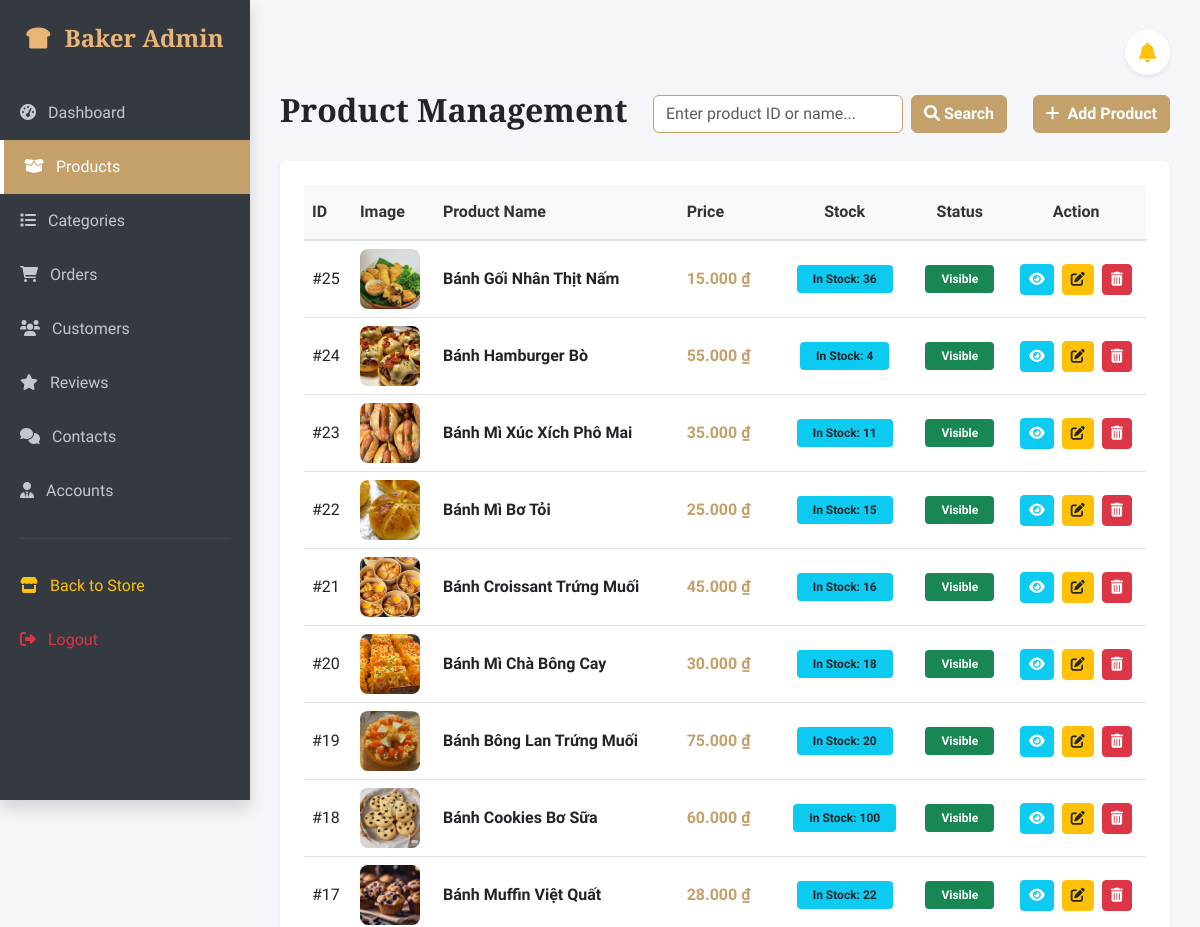
/admin/index.php?page=products (signed in, upper part), run on an earlier commit of the app's database.
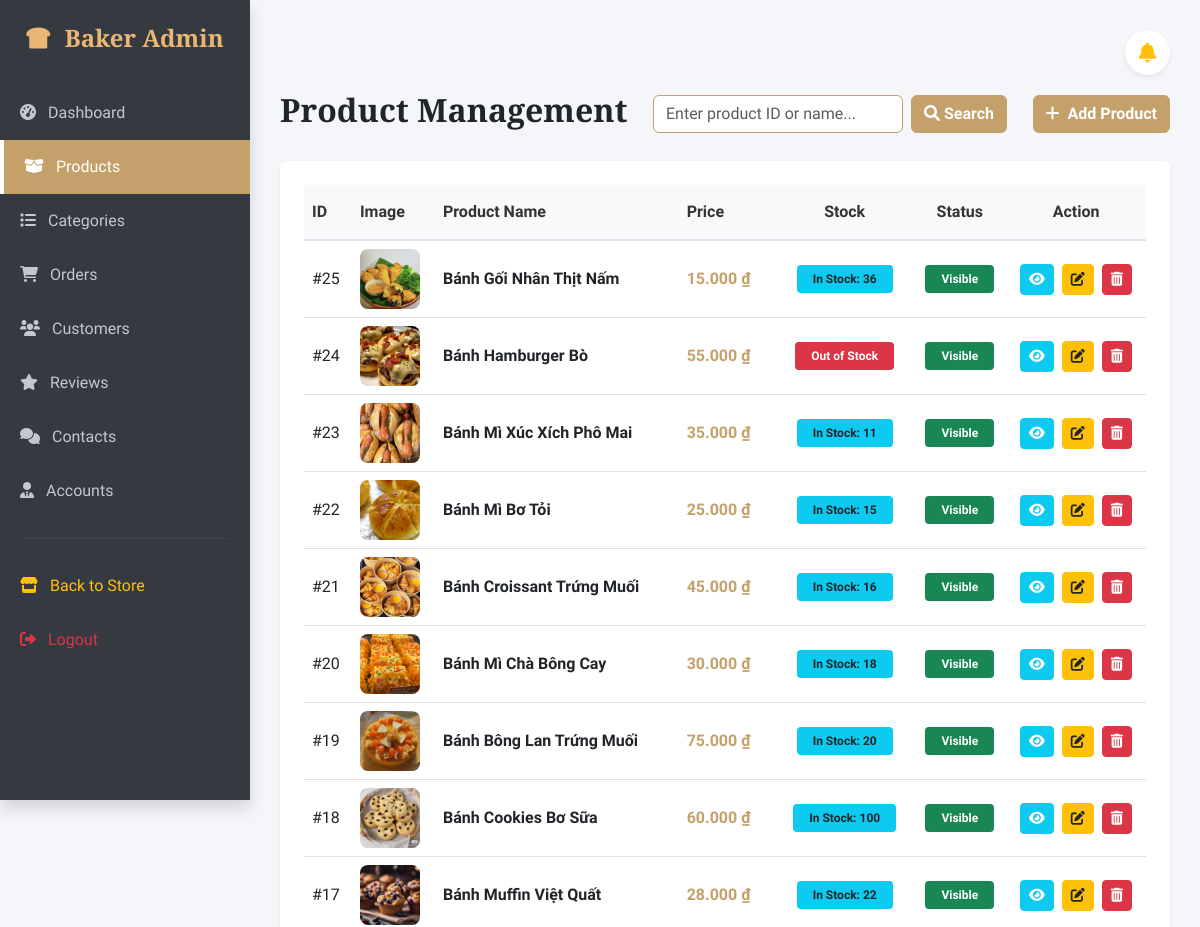
And on a later commit of the database.
### tables this page shows
CREATE TABLE `products` (
  `product_id` int(11) NOT NULL,
  `category_id` int(11) DEFAULT NULL,
  `product_name` varchar(255) NOT NULL,
  `price` decimal(10,2) UNSIGNED NOT NULL,
  `description` text DEFAULT NULL,
  `stock_quantity` int(10) UNSIGNED NOT NULL DEFAULT 0,
  `image` varchar(255) NOT NULL,
  `status` tinyint(1) DEFAULT 1
);

### app/controllers/AdminProductController.php (called while the page is built, shortened)
<?php
require_once '../app/models/AdminProductModel.php';
class AdminProductController {
    private $model;
    public function __construct($db) {
        $this->model = new AdminProductModel($db);
    }
    public function index() {
        $search = isset($_GET['search']) ? trim($_GET['search']) : '';
        $products = $this->model->getAllProducts($search);
        require_once 'views/product_list.php';
    }
}
?>

### app/models/AdminProductModel.php (called while the page is built, shortened)
<?php
class AdminProductModel {
    private $db;
    public function __construct($db) {
        $this->db = $db;
    }
   public function getAllProducts($search = '') {
        $sql = "SELECT * FROM products";
        $sql .= " ORDER BY product_id DESC";
        return mysqli_query($this->db, $sql);
    }
}
?>

### admin/views/product_list.php (the view, shortened to what this page needs)
<div class="d-flex justify-content-between align-items-center mb-4">
    <h2 class="fw-bold">Product Management <span class="badge bg-danger fs-6 ms-2"></span></h2>
    <form method="GET" action="index.php" class="d-flex align-items-center gap-2">
        <input type="text" name="search" class="form-control border-primary" placeholder="Enter product ID or name..." style="min-width: 250px;" value="<?php echo isset($_GET['search']) ? htmlspecialchars($_GET['search']) : ''; ?>">
        <button type="submit" class="btn btn-primary fw-bold text-nowrap"><i class="fas fa-search"></i> Search</button>
    </form>
    <a href="index.php?page=add_product" class="btn btn-primary fw-bold"><i class="fas fa-plus me-2"></i>Add Product</a>
</div>
<div class="card shadow-sm border-0 p-4">
    <div class="table-responsive">
       <table class="table table-hover align-middle">
            <thead class="table-light">
                <tr>
                    <th>ID</th>
                    <th>Image</th>
                    <th>Product Name</th>
                    <th>Price</th>
                    <th class="text-center">Stock</th>
                    <th class="text-center">Status</th>
                    <th class="text-center">Action</th>
                </tr>
            </thead>
            <tbody>
                <?php
                if ($products && mysqli_num_rows($products) > 0) {
                    while ($row = mysqli_fetch_assoc($products)) {
                        $p_id = $row['product_id'];
                        $p_name = $row['product_name'] ?? 'N/A';
                        $p_price = $row['price'] ?? 0;
                        $p_img = $row['image'] ?? 'default.jpg';
                        $p_status = isset($row['status']) ? (int)$row['status'] : 1;
                        $status_badge = ($p_status == 1)
                            ? "<span class='badge bg-success px-3 py-2 rounded-1'>Visible</span>"
                            : "<span class='badge bg-secondary px-3 py-2 rounded-1'>Hidden</span>";
                        $qty = isset($row['stock_quantity']) ? (int)$row['stock_quantity'] : 0;
                        if ($qty > 0) {
                            $stock_badge = "<span class='badge bg-info text-dark px-3 py-2 rounded-1 fw-bold'>In Stock: {$qty}</span>";
                        } else {
                            $stock_badge = "<span class='badge bg-danger px-3 py-2 rounded-1 fw-bold'>Out of Stock</span>";
                        }
                        echo "<tr>
                                <td>#{$p_id}</td>
                                <td><img src='../assets/img/{$p_img}' style='width: 60px; height: 60px; object-fit: cover; border-radius: 8px;' onerror=\"this.onerror=null; this.src='https://placehold.co/60x60?text=No+Image';\"></td>
                                <td class='fw-bold text-dark'>{$p_name}</td>
                                <td class='fw-bold' style='color: #c4a16b;'>" . number_format((float)$p_price, 0, ',', '.') . " ₫</td>
                                <td class='text-center'>{$stock_badge}</td>
                                <td class='text-center'>{$status_badge}</td>
                                <td class='text-center'>
                                    <a href='index.php?page=product_detail&id={$p_id}' class='btn btn-sm btn-info text-white rounded-1 me-1' title='Details'><i class='fas fa-eye'></i></a>
                                    <a href='index.php?page=edit_product&id={$p_id}' class='btn btn-sm btn-warning text-dark rounded-1 me-1' title='Edit'><i class='fas fa-edit'></i></a>
                                    <a href='index.php?page=products&action=delete&id={$p_id}' class='btn btn-sm btn-danger rounded-1' onclick=\"return confirm('Confirm delete {$p_name}?');\" title='Delete'><i class='fas fa-trash-alt'></i></a>
                                </td>
                              </tr>";
                    }
                } else {
                    echo "<tr><td colspan='7' class='text-center py-4 text-muted'>No products found.</td></tr>";
                }
                ?>
            </tbody>
        </table>
    </div>
</div>

### admin/index.php (shortened to what this page needs)
<?php
$db = Database::getInstance();
$page = isset($_GET['page']) ? $_GET['page'] : 'dashboard';
?>
<!DOCTYPE html>
<html lang="en">
<head>
    <link href="https://cdn.jsdelivr.net/npm/bootstrap@5.3.0/dist/css/bootstrap.min.css" rel="stylesheet">
    <link href="https://cdnjs.cloudflare.com/ajax/libs/font-awesome/6.0.0/css/all.min.css" rel="stylesheet">
</head>
<body>
    <div class="sidebar shadow">
        <div class="brand"><i class="fas fa-bread-slice me-2"></i> Baker Admin</div>
        <a href="index.php?page=dashboard" class="<?php echo ($page == 'dashboard') ? 'active' : ''; ?>"><i class="fas fa-tachometer-alt me-2"></i> Dashboard</a>
        <a href="index.php?page=products" class="<?php echo ($page == 'products' || $page == 'product_detail' || $page == 'edit_product' || $page == 'add_product') ? 'active' : ''; ?>"><i class="fas fa-box-open me-2"></i> Products</a>
        <a href="index.php?page=categories" class="<?php echo ($page == 'categories') ? 'active' : ''; ?>"><i class="fas fa-list me-2"></i> Categories</a>
        <a href="index.php?page=orders" class="<?php echo ($page == 'orders' || $page == 'order_detail') ? 'active' : ''; ?>"><i class="fas fa-shopping-cart me-2"></i> Orders</a>
        <a href="index.php?page=customers" class="<?php echo ($page == 'customers') ? 'active' : ''; ?>"><i class="fas fa-users me-2"></i> Customers</a>
        <a href="index.php?page=reviews" class="<?php echo ($page == 'reviews' || $page == 'review_detail') ? 'active' : ''; ?>"><i class="fas fa-star me-2"></i> Reviews</a>
        <a href="index.php?page=contacts" class="<?php echo ($page == 'contacts') ? 'active' : ''; ?>"><i class="fas fa-comments me-2"></i> Contacts</a>
        <a href="index.php?page=accounts" class="<?php echo ($page == 'accounts') ? 'active' : ''; ?>"><i class="fas fa-user-tie me-2"></i> Accounts</a>
        <hr style="border-color: #666; margin: 20px;">
        <a href="../index.php" class="text-warning"><i class="fas fa-store me-2"></i> Back to Store</a>
        <a href="../index.php?page=logout" class="text-danger"><i class="fas fa-sign-out-alt me-2"></i> Logout</a>
    </div>
    <div class="main-content">
        <div class="d-flex justify-content-end mb-3">
            <div class="dropdown">
                <button class="btn btn-white position-relative border-0 shadow-sm rounded-circle d-flex align-items-center justify-content-center" type="button" data-bs-toggle="dropdown" aria-expanded="false" style="width: 45px; height: 45px; background: #fff;">
                    <i class="fas fa-bell fs-5 text-warning"></i>
                </button>
            </div>
        </div>
      <?php if ($page == 'dashboard'): ?>
            <?php
            require_once '../app/controllers/AdminDashboardController.php';
            $adminDashboardController = new AdminDashboardController($db);
            $adminDashboardController->index();
            ?>
      <?php elseif ($page == 'products'): ?>
            <?php
            require_once '../app/controllers/AdminProductController.php';
            $adminProductController = new AdminProductController($db);
            if (isset($_GET['action']) && $_GET['action'] == 'delete' && isset($_GET['id'])) {
                $adminProductController->delete($_GET['id']);
            } else {
                $adminProductController->index();
            }
            ?>
        <?php endif; ?>
    </div>
</body>
</html>

### admin/index.php (style rules this page uses)
body { font-family: 'Segoe UI', Tahoma, Geneva, Verdana, sans-serif; background-color: #f4f6f9; }
.sidebar { height: 100vh; background-color: #343a40; padding-top: 20px; color: white; position: fixed; width: 250px; z-index: 1000; }
.sidebar a { color: #c2c7d0; text-decoration: none; padding: 15px 20px; display: block; font-weight: 500; transition: 0.3s; }
.sidebar a:hover, .sidebar a.active { background-color: #c4a16b; color: white; border-left: 4px solid #fff; }
.sidebar .brand { font-size: 1.5rem; font-weight: bold; text-align: center; margin-bottom: 30px; color: #eab676; font-family: 'Playfair Display', serif; }
.main-content { margin-left: 250px; padding: 30px; }
.main-content h1, .main-content h2, .main-content h3, .main-content .display-6 { font-family: 'Playfair Display', serif !important; font-weight: 700 !important; color: #212529 !important; }
.main-content table thead, .main-content table thead tr, .main-content table thead th { background-color: #f8f9fa !important; color: #333333 !important; font-weight: 600 !important; border-bottom: 2px solid #dee2e6 !important; text-transform: none !important; padding-top: 15px !important; padding-bottom: 15px !important; }
.btn-primary, .bg-primary, .btn-primary:active { background-color: #c4a16b !important; border-color: #c4a16b !important; color: #fff !important; }
.border-primary { border-color: #c4a16b !important; }

What changed in the data, as far as the page shows it:
changed products "Bánh Hamburger Bò": stock_quantity "4" → (not shown); now shows "Out of Stock"
